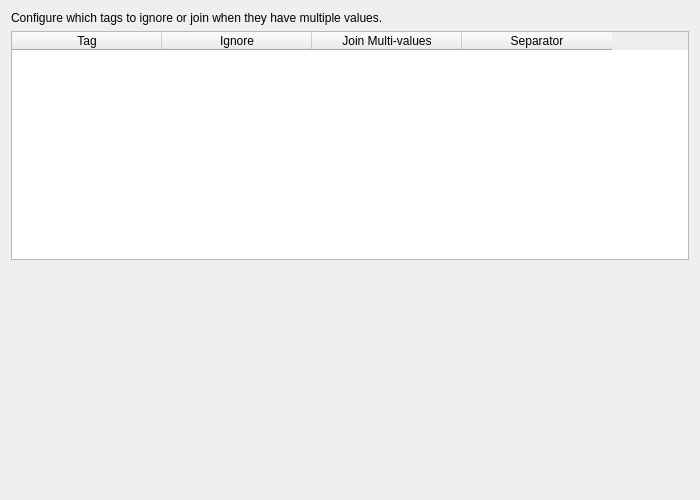
<?xml version="1.0" encoding="UTF-8"?>
<ui version="4.0">
 <class>TagFilterJoiner</class>
 <widget class="QWidget" name="TagFilterJoiner">
  <property name="geometry">
   <rect>
    <x>0</x>
    <y>0</y>
    <width>700</width>
    <height>500</height>
   </rect>
  </property>
  <property name="minimumSize">
   <size>
    <width>500</width>
    <height>400</height>
   </size>
  </property>
  <property name="windowTitle">
   <string>Form</string>
  </property>
  <layout class="QVBoxLayout" name="verticalLayout">
   <item>
    <widget class="QLabel" name="description">
     <property name="text">
      <string>Configure which tags to ignore or join when they have multiple values.</string>
     </property>
     <property name="wordWrap">
      <bool>true</bool>
     </property>
    </widget>
   </item>
   <item>
    <widget class="QTableWidget" name="tagsTable">
     <property name="frameShape">
      <enum>QFrame::StyledPanel</enum>
     </property>
     <property name="alternatingRowColors">
      <bool>true</bool>
     </property>
     <property name="selectionMode">
      <enum>QAbstractItemView::NoSelection</enum>
     </property>
     <property name="selectionBehavior">
      <enum>QAbstractItemView::SelectRows</enum>
     </property>
     <property name="sortingEnabled">
      <bool>false</bool>
     </property>
     <attribute name="horizontalHeaderDefaultSectionSize">
      <number>150</number>
     </attribute>
     <column>
      <property name="text">
       <string>Tag</string>
      </property>
     </column>
     <column>
      <property name="text">
       <string>Ignore</string>
      </property>
     </column>
     <column>
      <property name="text">
       <string>Join Multi-values</string>
      </property>
     </column>
     <column>
      <property name="text">
       <string>Separator</string>
      </property>
     </column>
    </widget>
   </item>
   <item>
    <spacer name="verticalSpacer">
     <property name="orientation">
      <enum>Qt::Vertical</enum>
     </property>
     <property name="sizeHint" stdset="0">
      <size>
       <width>20</width>
       <height>40</height>
      </size>
     </property>
    </spacer>
   </item>
  </layout>
 </widget>
 <resources/>
 <connections/>
</ui>
